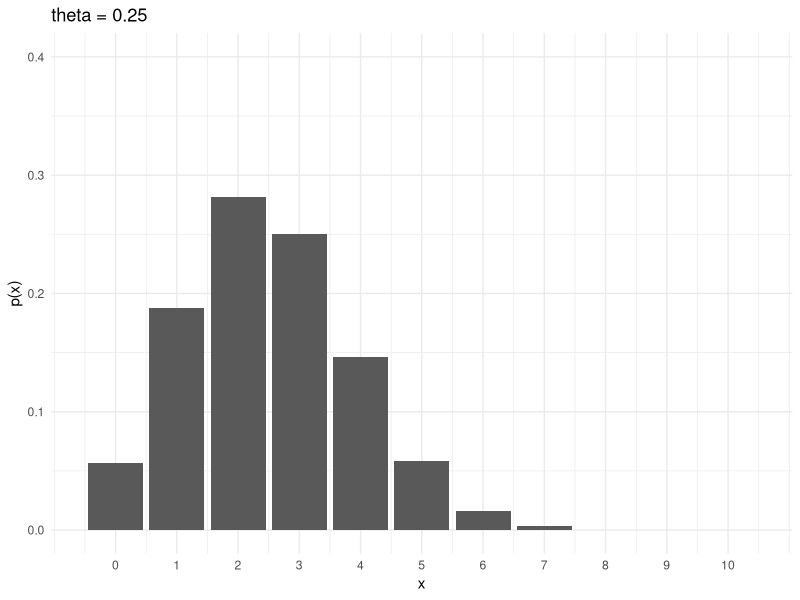
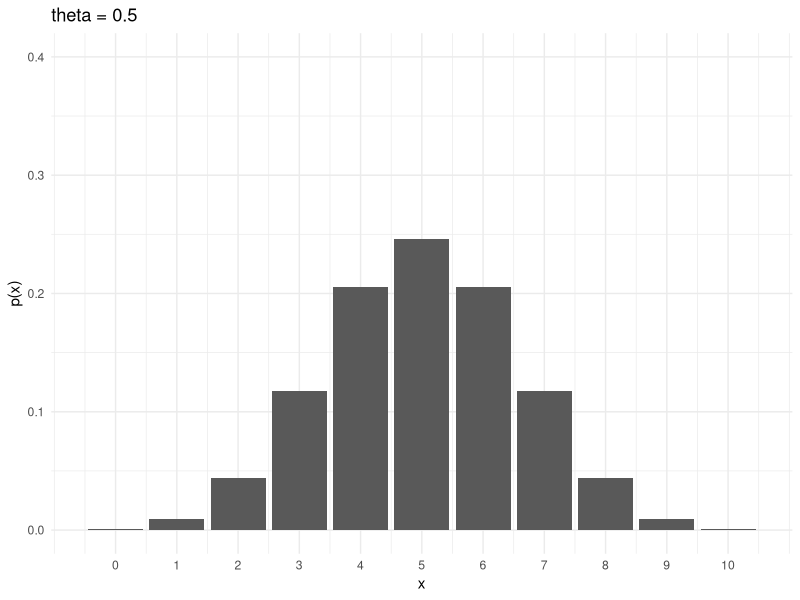
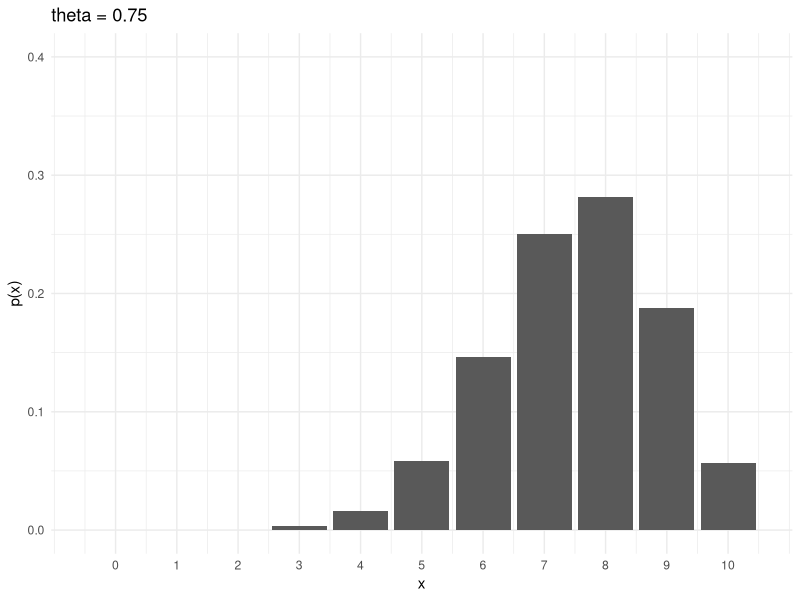
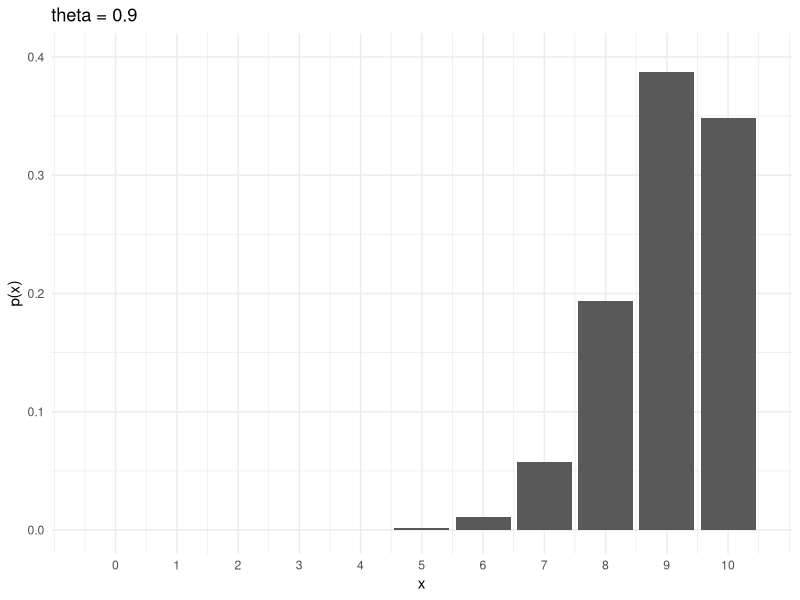

The R script that drew these images, in order:
library(tidyverse)

N <- 10
thetas <- c(0.25, 0.5, 0.75, 0.9)
x <- 0:N

make_graph <- function(x, n, theta) {
  df <- tibble(
    x = x,
    p = dbinom(x, size = n, prob = theta)
  )

  ggplot(df, aes(x, p)) +
    geom_col() +
    scale_x_continuous(breaks = x) +
    coord_cartesian(
      xlim = c(min(x) - 0.5, max(x) + 0.5),
      ylim = c(0, 0.4)
    ) +
    labs(
      x = "x",
      y = "p(x)",
      title = paste0("theta = ", theta)
    ) +
    theme_minimal()
}

# generate plots
plots <- lapply(thetas, function(theta) {
  make_graph(x, N, theta)
})

plots
